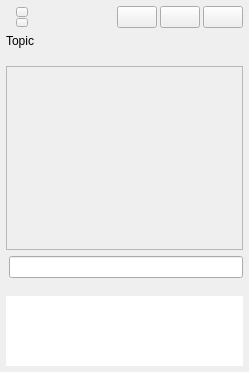
<?xml version="1.0" encoding="UTF-8"?>
<ui version="4.0">
 <class>ChatPanel</class>
 <widget class="QWidget" name="ChatPanel">
  <property name="geometry">
   <rect>
    <x>0</x>
    <y>0</y>
    <width>249</width>
    <height>372</height>
   </rect>
  </property>
  <property name="windowTitle">
   <string notr="true"/>
  </property>
  <layout class="QVBoxLayout" name="verticalLayout">
   <property name="spacing">
    <number>6</number>
   </property>
   <property name="leftMargin">
    <number>6</number>
   </property>
   <property name="topMargin">
    <number>6</number>
   </property>
   <property name="rightMargin">
    <number>6</number>
   </property>
   <property name="bottomMargin">
    <number>6</number>
   </property>
   <item>
    <layout class="QHBoxLayout" name="horizontalLayout">
     <property name="spacing">
      <number>3</number>
     </property>
     <item>
      <widget class="QLabel" name="labelFontSize">
       <property name="sizePolicy">
        <sizepolicy hsizetype="Preferred" vsizetype="Maximum">
         <horstretch>0</horstretch>
         <verstretch>0</verstretch>
        </sizepolicy>
       </property>
       <property name="text">
        <string notr="true"/>
       </property>
       <property name="pixmap">
        <pixmap resource="../../../resources/jamtaba.qrc">:/images/font_size.png</pixmap>
       </property>
       <property name="scaledContents">
        <bool>false</bool>
       </property>
       <property name="alignment">
        <set>Qt::AlignRight|Qt::AlignTrailing|Qt::AlignVCenter</set>
       </property>
       <property name="margin">
        <number>0</number>
       </property>
       <property name="indent">
        <number>0</number>
       </property>
      </widget>
     </item>
     <item>
      <layout class="QVBoxLayout" name="verticalLayout_2">
       <property name="spacing">
        <number>0</number>
       </property>
       <item>
        <widget class="QToolButton" name="toolButtonPlus">
         <property name="maximumSize">
          <size>
           <width>12</width>
           <height>10</height>
          </size>
         </property>
         <property name="toolTip">
          <string>Increase chat font size</string>
         </property>
         <property name="text">
          <string/>
         </property>
         <property name="icon">
          <iconset resource="../../../resources/jamtaba.qrc">
           <normaloff>:/images/small_plus.png</normaloff>:/images/small_plus.png</iconset>
         </property>
        </widget>
       </item>
       <item>
        <widget class="QToolButton" name="toolButtonMinus">
         <property name="maximumSize">
          <size>
           <width>12</width>
           <height>9</height>
          </size>
         </property>
         <property name="toolTip">
          <string>Decrease chat font size</string>
         </property>
         <property name="text">
          <string/>
         </property>
         <property name="icon">
          <iconset resource="../../../resources/jamtaba.qrc">
           <normaloff>:/images/small_minus.png</normaloff>:/images/small_minus.png</iconset>
         </property>
        </widget>
       </item>
      </layout>
     </item>
     <item>
      <spacer name="horizontalSpacer_2">
       <property name="orientation">
        <enum>Qt::Horizontal</enum>
       </property>
       <property name="sizeHint" stdset="0">
        <size>
         <width>40</width>
         <height>20</height>
        </size>
       </property>
      </spacer>
     </item>
     <item>
      <widget class="QPushButton" name="buttonAutoTranslate">
       <property name="sizePolicy">
        <sizepolicy hsizetype="Maximum" vsizetype="Fixed">
         <horstretch>0</horstretch>
         <verstretch>0</verstretch>
        </sizepolicy>
       </property>
       <property name="toolTip">
        <string>Auto translate</string>
       </property>
       <property name="accessibleDescription">
        <string>Turn on/off the auto translation for chat messages</string>
       </property>
       <property name="text">
        <string/>
       </property>
       <property name="iconSize">
        <size>
         <width>20</width>
         <height>20</height>
        </size>
       </property>
       <property name="checkable">
        <bool>true</bool>
       </property>
      </widget>
     </item>
     <item>
      <widget class="QPushButton" name="buttonClear">
       <property name="sizePolicy">
        <sizepolicy hsizetype="Maximum" vsizetype="Fixed">
         <horstretch>0</horstretch>
         <verstretch>0</verstretch>
        </sizepolicy>
       </property>
       <property name="toolTip">
        <string>clear the messages ...</string>
       </property>
       <property name="accessibleDescription">
        <string>Press that button to clear your message</string>
       </property>
       <property name="text">
        <string/>
       </property>
       <property name="iconSize">
        <size>
         <width>20</width>
         <height>20</height>
        </size>
       </property>
       <property name="flat">
        <bool>false</bool>
       </property>
      </widget>
     </item>
     <item>
      <widget class="QPushButton" name="buttonOnOff">
       <property name="sizePolicy">
        <sizepolicy hsizetype="Maximum" vsizetype="Fixed">
         <horstretch>0</horstretch>
         <verstretch>0</verstretch>
        </sizepolicy>
       </property>
       <property name="toolTip">
        <string>Turn on/off this chat</string>
       </property>
       <property name="text">
        <string notr="true"/>
       </property>
       <property name="iconSize">
        <size>
         <width>20</width>
         <height>20</height>
        </size>
       </property>
       <property name="checkable">
        <bool>true</bool>
       </property>
      </widget>
     </item>
    </layout>
   </item>
   <item>
    <widget class="QLabel" name="topicLabel">
     <property name="sizePolicy">
      <sizepolicy hsizetype="Ignored" vsizetype="MinimumExpanding">
       <horstretch>1</horstretch>
       <verstretch>0</verstretch>
      </sizepolicy>
     </property>
     <property name="text">
      <string notr="true">Topic</string>
     </property>
     <property name="textFormat">
      <enum>Qt::PlainText</enum>
     </property>
     <property name="wordWrap">
      <bool>true</bool>
     </property>
    </widget>
   </item>
   <item>
    <spacer name="verticalSpacerTop">
     <property name="orientation">
      <enum>Qt::Vertical</enum>
     </property>
     <property name="sizeHint" stdset="0">
      <size>
       <width>20</width>
       <height>12</height>
      </size>
     </property>
    </spacer>
   </item>
   <item>
    <widget class="QScrollArea" name="chatScroll">
     <property name="sizePolicy">
      <sizepolicy hsizetype="Preferred" vsizetype="Expanding">
       <horstretch>0</horstretch>
       <verstretch>1</verstretch>
      </sizepolicy>
     </property>
     <property name="focusPolicy">
      <enum>Qt::NoFocus</enum>
     </property>
     <property name="accessibleDescription">
      <string>This is the chat scroll area</string>
     </property>
     <property name="verticalScrollBarPolicy">
      <enum>Qt::ScrollBarAsNeeded</enum>
     </property>
     <property name="horizontalScrollBarPolicy">
      <enum>Qt::ScrollBarAlwaysOff</enum>
     </property>
     <property name="sizeAdjustPolicy">
      <enum>QAbstractScrollArea::AdjustToContents</enum>
     </property>
     <property name="widgetResizable">
      <bool>true</bool>
     </property>
     <widget class="QWidget" name="scrollContent">
      <property name="geometry">
       <rect>
        <x>0</x>
        <y>0</y>
        <width>235</width>
        <height>169</height>
       </rect>
      </property>
     </widget>
    </widget>
   </item>
   <item>
    <layout class="QHBoxLayout" name="horizontalLayout_3">
     <property name="spacing">
      <number>0</number>
     </property>
     <item>
      <spacer name="horizontalSpacer">
       <property name="orientation">
        <enum>Qt::Horizontal</enum>
       </property>
       <property name="sizeHint" stdset="0">
        <size>
         <width>3</width>
         <height>20</height>
        </size>
       </property>
      </spacer>
     </item>
     <item>
      <widget class="QLineEdit" name="chatText">
       <property name="sizePolicy">
        <sizepolicy hsizetype="Expanding" vsizetype="Fixed">
         <horstretch>1</horstretch>
         <verstretch>0</verstretch>
        </sizepolicy>
       </property>
       <property name="accessibleDescription">
        <string>Type your text to sent on the chat here</string>
       </property>
       <property name="placeholderText">
        <string notr="true"/>
       </property>
      </widget>
     </item>
    </layout>
   </item>
   <item>
    <spacer name="verticalSpacerBottom">
     <property name="orientation">
      <enum>Qt::Vertical</enum>
     </property>
     <property name="sizeHint" stdset="0">
      <size>
       <width>20</width>
       <height>12</height>
      </size>
     </property>
    </spacer>
   </item>
   <item>
    <widget class="QTreeWidget" name="treeWidget">
     <property name="sizePolicy">
      <sizepolicy hsizetype="Expanding" vsizetype="Preferred">
       <horstretch>0</horstretch>
       <verstretch>0</verstretch>
      </sizepolicy>
     </property>
     <property name="frameShape">
      <enum>QFrame::NoFrame</enum>
     </property>
     <property name="sizeAdjustPolicy">
      <enum>QAbstractScrollArea::AdjustToContents</enum>
     </property>
     <property name="indentation">
      <number>6</number>
     </property>
     <property name="rootIsDecorated">
      <bool>false</bool>
     </property>
     <property name="uniformRowHeights">
      <bool>false</bool>
     </property>
     <property name="itemsExpandable">
      <bool>false</bool>
     </property>
     <property name="allColumnsShowFocus">
      <bool>true</bool>
     </property>
     <property name="headerHidden">
      <bool>true</bool>
     </property>
     <property name="expandsOnDoubleClick">
      <bool>false</bool>
     </property>
     <property name="columnCount">
      <number>2</number>
     </property>
     <attribute name="headerVisible">
      <bool>false</bool>
     </attribute>
     <attribute name="headerShowSortIndicator" stdset="0">
      <bool>false</bool>
     </attribute>
     <column>
      <property name="text">
       <string notr="true">1</string>
      </property>
     </column>
     <column>
      <property name="text">
       <string notr="true">2</string>
      </property>
     </column>
    </widget>
   </item>
  </layout>
 </widget>
 <resources>
  <include location="../../../resources/jamtaba.qrc"/>
 </resources>
 <connections/>
</ui>
